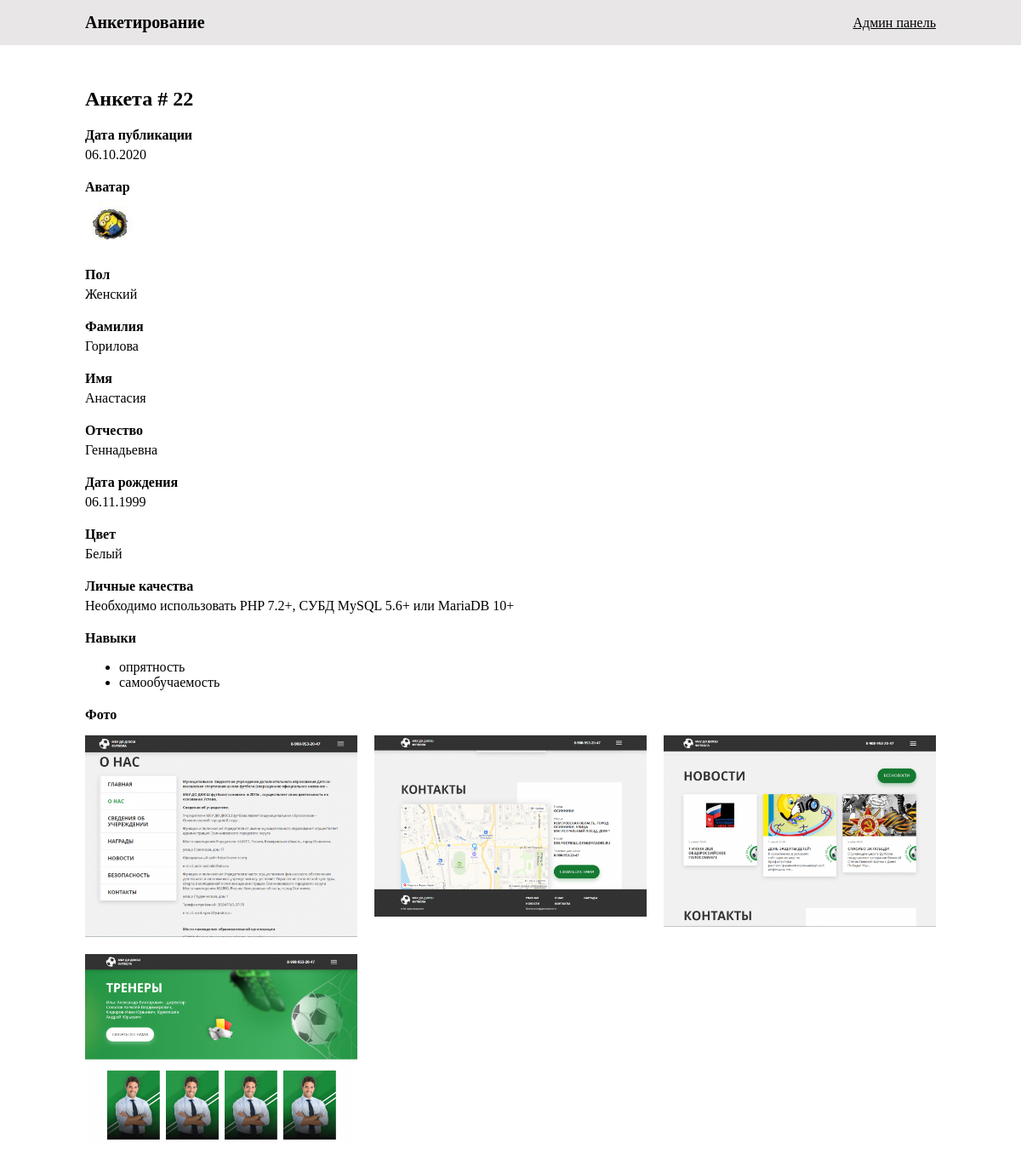
The page /admin/page22 (signed in) on the database its author committed.
### tables this page shows
CREATE TABLE `axi_questionnaires` (
  `id` bigint(20) NOT NULL,
  `gender` varchar(50) NOT NULL,
  `surname` varchar(50) NOT NULL,
  `name` varchar(50) DEFAULT NULL,
  `middle` varchar(50) DEFAULT NULL,
  `color` varchar(50) DEFAULT NULL,
  `personal_qualities` text,
  `skills` longtext,
  `avatar` varchar(100) DEFAULT NULL,
  `photo` longtext,
  `data_birth` timestamp NOT NULL,
  `date` timestamp NOT NULL DEFAULT CURRENT_TIMESTAMP ON UPDATE CURRENT_TIMESTAMP
);

### index.php (called while the page is built, shortened)
<?php
include_once $_SERVER['DOCUMENT_ROOT'] . '/app/Route.php';
include_once $_SERVER['DOCUMENT_ROOT'] . '/app/App.php';
include_once $_SERVER['DOCUMENT_ROOT'] . '/app/Db.php';
include_once $_SERVER['DOCUMENT_ROOT'] . '/template/' . (new Route())->file;

### app/Db.php (called while the page is built, shortened)
<?php
class Db
{
    private $mysqli;
    private $config = array(
        "host" => "localhost",
        "username" => "root",
        "password" => "root",
        "dbname" => "axi-test"
    );
    private $select = [];
    public function __construct() {
        try{
            $this->mysqli = new mysqli($this->config['host'], $this->config['username'], $this->config['password'], $this->config['dbname']);
        } catch (Exception $e){
            echo $e->getMessage();
            exit;
        }
    }
    public function select($table, $where = [])
    {
        $this->select['table'] = $table;
        $this->select['where'] = $where;
        return $this;
    }
    public function result($n = -1)
    {
        $result_mysqli = $this->sql();
        $result = array();
        if($result_mysqli->num_rows != 0){
            while($row = $result_mysqli->fetch_assoc()){
                $element = [];
                foreach ($row as $key => $val){
                    if(((is_string($val) && (is_object(json_decode($val)) || is_array(json_decode($val)))))){
                        $element[$key] = json_decode($val);
                    } else {
                        $element[$key] = $val;
                    }
                }
                $result[] = $element;
            }
        }
        return ($n == -1 || $n < 0) ? $result : $result[$n];
    }
    public function sql()
    {
        $sql = [];
        $i = 0;
        $sql[$i++] = "SELECT * FROM `".$this->select['table']."`";
        if(count($this->select['where']) != 0){
            $sql[$i++] = "WHERE";
            $whire_array = [];
            foreach ($this->select['where'] as $key => $val){
                $key = explode(".", $key);
                if(!empty($key[1]) && $key[1] == 'json'){
                    $whire_array[] = "`" .$key[0] . "` LIKE '%" . $val . "%'";
                } else {
                    $whire_array[] = "`" .$key[0] . "` = '" . $val . "'";
                }
            }
            $sql[$i++] = implode(" AND ", $whire_array);
        }
        return $this->mysqli->query(implode(" ", $sql));
    }
}

### app/App.php (called while the page is built, shortened)
<?php
class App
{
    public function noPage()
    {
        $db = new Db();
    }
    public function filterDbDate($date)
    {
        $date = explode(" ", $date);
        $date = explode("-", $date[0]);
        return $date[2] . '.' . $date[1] . '.' . $date[0];
    }
}

### app/Route.php (called while the page is built, shortened)
<?php
class Route
{
    public $sitemap = [
        '404' => [
            'file' => '404.php',
            'title' => '404'
        ],
        '/' => [
            'file' => 'home.php',
            'title' => 'Главная'
        ],
        '/questionnaire-ok' => [
            'file' => 'questionnaire-ok.php',
            'title' => 'Анкетирование успешно'
        ],
        '/auth' => [
            'file' => 'auth.php',
            'title' => 'Вход',
            'req' => 'Y',
            'user' => "applicant"
        ],
        '/admin' => [
            'file' => 'admin.php',
            'title' => 'Админ панель',
            'req' => 'Y',
            'user' => "admin"
        ],
        '/admin/([0-9]+)' => [
            'file' => 'admin.php',
            'title' => 'Админ панель',
            'req' => 'Y',
            'user' => "admin"
        ],
        '/admin/page([0-9]+)' => [
            'file' => 'admin-page.php',
            'req' => 'Y',
            'user' => "admin"
        ],
    ];
    public $file = '';
    function __construct()
    {
        $this->request_uri = parse_url($_SERVER['REQUEST_URI'], PHP_URL_PATH);
        $this->url_info = parse_url($this->request_uri);
        $uri = urldecode($this->url_info['path']);
        $data = false;
        foreach ($this->sitemap as $term => $option) {
            $match = array();
            $i = preg_match('@^'.$term.'$@Uu', $uri, $match);
            if ($i > 0) {
                $data = array(
                    'file' => isset($option['file']) ? strtolower(trim($option['file'])) : '',
                    'title' => isset($option['title']) ? trim($option['title']) : '',
                    'params' => $match,
                    'req' => isset($option['req']) ? trim($option['req']) : 'N',
                    'user' => isset($option['user']) ? trim($option['user']) : '',
                );
                break;
            }
        }
        if($data['req'] == "N"){
            if($data !== false){
                $this->file = $data['file'];
                $this::$title = $data['title'];
                $this->params = $data['params'];
            } else {
                $option = $this->sitemap['404'];
                $this->file = strtolower(trim($option['file']));
                $this::$title = isset($option['title']) ? trim($option['title']) : '';
            }
        } else {
            if($_SESSION['user'] == $data['user']){
                $this->file = $data['file'];
                $this->params = $data['params'];
            } else {
                $option = $this->sitemap['404'];
                $this->file = strtolower(trim($option['file']));
                $this::$title = isset($option['title']) ? trim($option['title']) : '';
            }
        }
        return $this->file;
    }
}

### template/admin-page.php (the view, shortened to what this page needs)
<?php
$app = new App();
$db = new Db();
$app->noPage();
$page = $db->select('axi_questionnaires', ['id' => (new Route())->params[1]])->result(0);
?>
<html>
<head>
    <link rel="stylesheet" href="/css/style.css">
</head>
<body>
<?php include "include/header.php"?>
<section class="page">
    <div class="container page__container mt-50 mb-50">
        <h1 class="page__h1">Анкета # <?=$page['id']?></h1>
        <div class="page__meta">
            <div class="page__meta-title">Дата публикации</div>
            <div class="page__meta-text"><?=$app->filterDbDate($page['date'])?></div>
        </div>
        <?php if($page['avatar'] != ''){ ?>
            <div class="page__meta">
                <div class="page__meta-title">Аватар</div>
                <div class="page__meta-text">
                    <img src="<?=$page['avatar']?>" alt="">
                </div>
            </div>
        <?php } ?>
        <div class="page__meta">
            <div class="page__meta-title">Пол</div>
            <div class="page__meta-text"><?=$page['gender']?></div>
        </div>
        <div class="page__meta">
            <div class="page__meta-title">Фамилия</div>
            <div class="page__meta-text"><?=$page['surname']?></div>
        </div>
        <div class="page__meta">
            <div class="page__meta-title">Имя</div>
            <div class="page__meta-text"><?=$page['name']?></div>
        </div>
        <div class="page__meta">
            <div class="page__meta-title">Отчество</div>
            <div class="page__meta-text"><?=$page['middle']?></div>
        </div>
        <div class="page__meta">
            <div class="page__meta-title">Дата рождения</div>
            <div class="page__meta-text"><?=$app->filterDbDate($page['data_birth'])?></div>
        </div>
        <div class="page__meta">
            <div class="page__meta-title">Цвет</div>
            <div class="page__meta-text"><?=$page['color']?></div>
        </div>
        <div class="page__meta">
            <div class="page__meta-title">Личные качества</div>
            <div class="page__meta-text"><?=$page['personal_qualities']?></div>
        </div>
        <?php if($page['skills'] != ''){ ?>
            <div class="page__meta">
                <div class="page__meta-title">Навыки</div>
                <div class="page__meta-text">
                    <ul>
                        <?php foreach ($page['skills'] as $item){ ?>
                            <li><?=$item?></li>
                        <?php } ?>
                    </ul>
                </div>
            </div>
        <?php } ?>
        <?php if($page['photo'] != ''){ ?>
            <div class="page__meta">
                <div class="page__meta-title">Фото</div>
                <div class="page__meta-photo">
                    <?php foreach ($page['photo'] as $item){ ?>
                        <a href="<?=$item?>">
                            <img src="<?=$item?>" alt="">
                        </a>
                    <?php } ?>
                </div>
            </div>
        <?php } ?>
    </div>
</section>
</body>
</html>

### css/component/default.css (style rules this page uses)
body { margin: 0; }
.container { max-width: 1000px; margin: 0 auto; }
.mt-50 { margin-top: 50px; }
.mb-50 { margin-bottom: 50px }
a { color: #000000; }

### css/component/page/page.css (style rules this page uses)
.page__meta { margin-bottom: 20px; }
.page__meta-title { font-weight: bolder; margin-bottom: 5px; }
.page__meta-photo { display: flex; flex-wrap: wrap; margin-left: -10px; margin-right: -10px; }
.page__meta-photo a { width: calc(100% / 3 - 20px); margin: 10px; }
.page__meta-photo a img { width: 100%; }

### rows shown on the page
axi_questionnaires: id "22", date "06.10.2020", avatar (picture), gender "Женский", surname "Горилова", name "Анастасия", middle "Геннадьевна", data_birth "06.11.1999", color "Белый", personal_qualities "Необходимо использовать PHP 7.2+, СУБД MySQL 5.6+ или MariaDB 10+"

### other values the page prints
$item "опрятность"
$item "самообучаемость"
